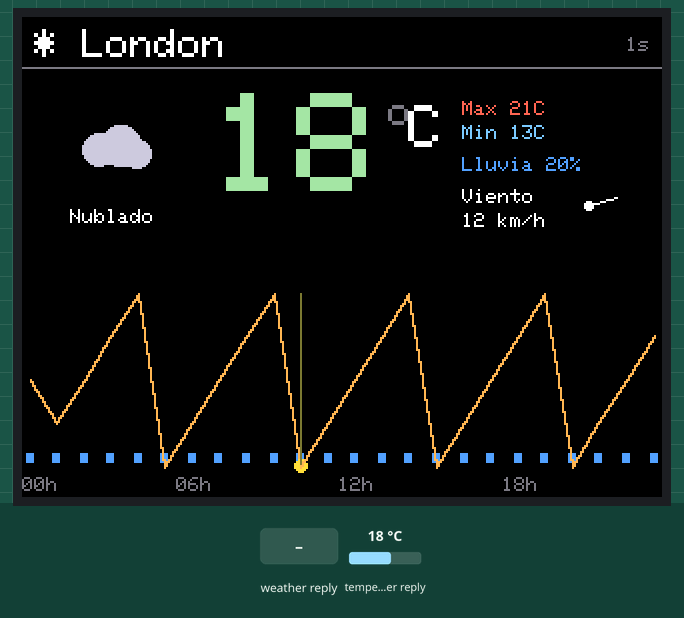
Bench run of a sketch on a simulated ESP32. On the bench: 320×240 colour display. Inputs (shaded band) come from the test bench; at power-on: temperature in the weather reply 18 °C. WiFi joins after 1.5 s; servers stay silent unless stated; web services answer with replies made up by the test bench; not simulated (calls return 0 or success): secrets.h; what the sketch prints to the serial monitor is not drawn.

Above: at 3.7 s.
3.8 s: weather in the web reply set to Clear
At 12.2 s:
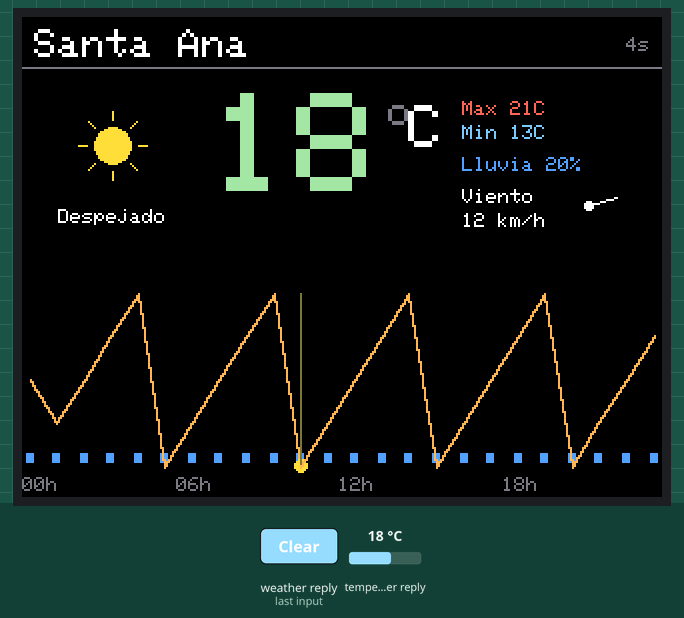
12.3 s: weather in the web reply set to Rain
At 17.5 s:
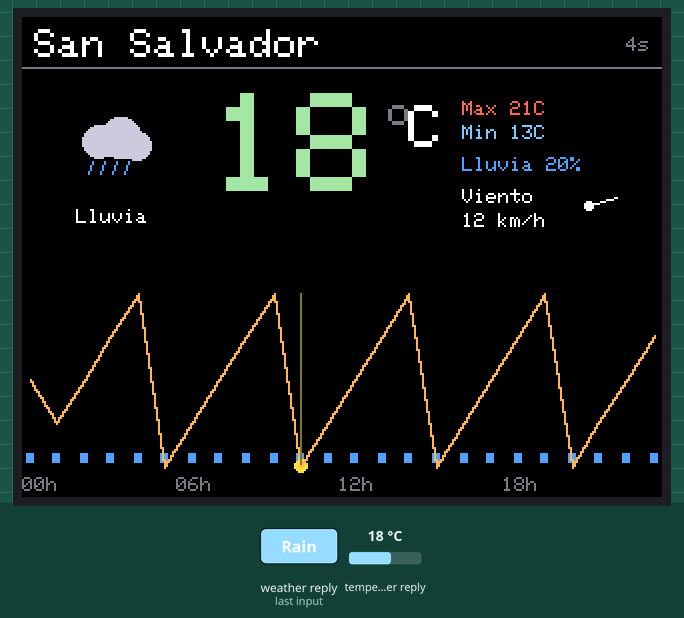
17.6 s: weather in the web reply set to Snow
At 22.8 s:
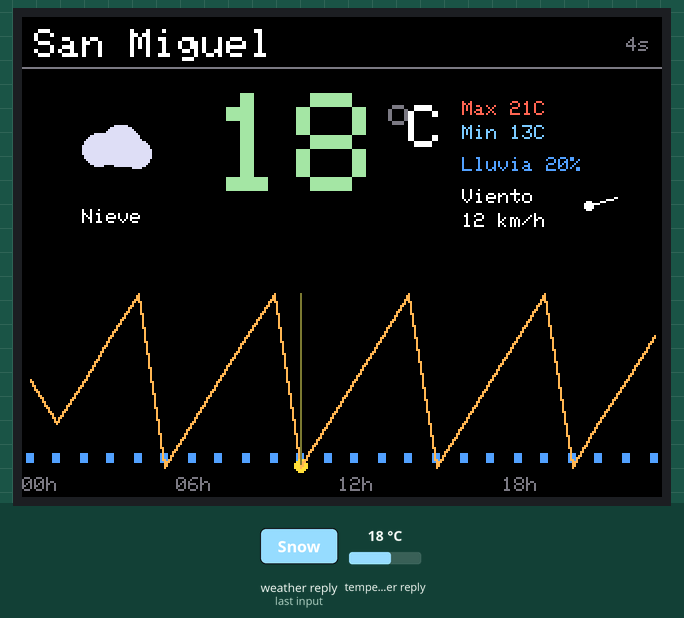
22.9 s: weather in the web reply set to Thunderstorm
At 28.1 s:
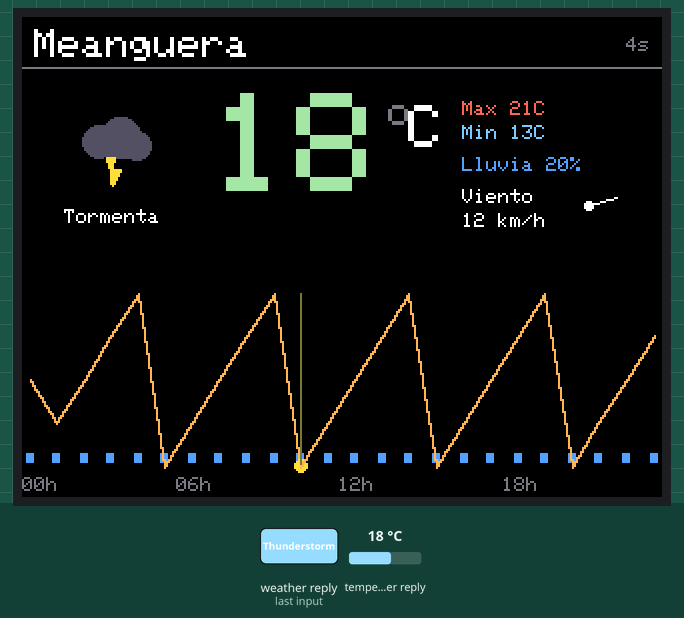
28.2 s: weather in the web reply set to Mist
At 33.5 s:
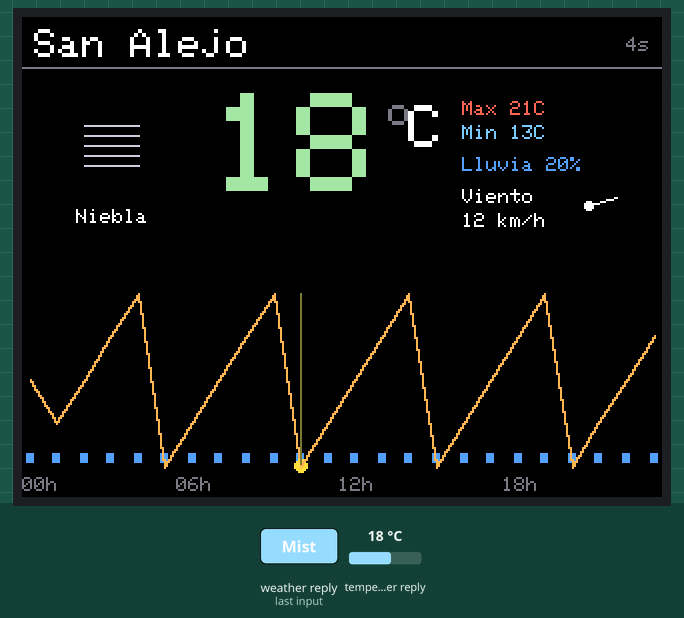
33.6 s: temperature in the weather reply set to -14 °C
At 35.2 s:
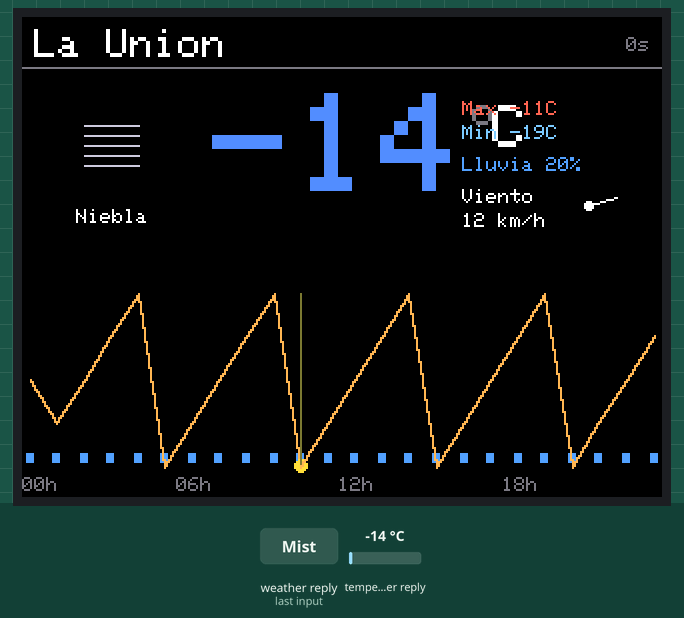

Measured:
- after the input at 3.8 s, the display: first differs from a run without the input after 4.0 s (image 1 shows a later state)
- after the input at 12.3 s, the display: first changes after 0.85 s (image 2 shows a later state)
- after the input at 17.6 s, the display: first changes after 0.87 s (image 3 shows a later state)
- after the input at 22.9 s, the display: first changes after 0.88 s (image 4 shows a later state)
- after the input at 28.2 s, the display: first changes after 0.89 s (image 5 shows a later state)

The sketch:

tft_weather_esp32.ino
```cpp
/*
 * Clima ESP32 + ST7789V (240x320, landscape).
 *
 * - Detecta ubicación al arrancar via http://ip-api.com/json/
 * - Cicla cada 5 s entre: ubicación detectada + ciudades fijas de El Salvador
 * - Datos de Open-Meteo (sin API key): clima actual, max/min, % lluvia, viento,
 *   curva de temperatura 24h con barras de probabilidad de lluvia
 *
 * Requiere: secrets.h con WIFI_SSID y WIFI_PASS
 */

#include <SPI.h>
#include <Adafruit_GFX.h>
#include <Adafruit_ST7789.h>
#include <WiFi.h>
#include <WiFiClient.h>           // ip-api es HTTP plano
#include <WiFiClientSecure.h>
#include <HTTPClient.h>
#include <ArduinoJson.h>
#include "secrets.h"

#define TFT_CS   16
#define TFT_DC   17
#define TFT_RST  21

Adafruit_ST7789 tft = Adafruit_ST7789(TFT_CS, TFT_DC, TFT_RST);

struct City {
    char  name[24];
    float lat, lon;
    bool  isAuto;
};

// Slot 0 = auto-detectada (se llena al arrancar). El resto fijas.
City cities[] = {
    { "Mi ubicacion",   0.0f,    0.0f,    true  },
    { "Santa Ana",      13.9942f, -89.5594f, false },
    { "San Salvador",   13.6929f, -89.2182f, false },
    { "San Miguel",     13.4833f, -88.1833f, false },
    { "Meanguera",      13.7333f, -88.0667f, false },  // Morazán
    { "San Alejo",      13.4333f, -87.9667f, false },
    { "La Union",       13.3369f, -87.8439f, false },
};
const uint8_t NUM_CITIES = sizeof(cities) / sizeof(cities[0]);

const uint32_t SWITCH_MS    = 5000UL;
const uint32_t WEATHER_TTL  = 10UL * 60UL * 1000UL;  // refetch cada 10 min

struct WeatherData {
    bool     valid;
    uint32_t lastFetchMs;
    float    tempNow;
    float    windSpeed;
    int16_t  windDir;
    int16_t  codeNow;
    bool     isDay;
    float    tempMin, tempMax;
    int16_t  codeDaily;
    int16_t  precipMaxPct;
    float    hourlyTemp[24];
    int8_t   hourlyPrecip[24];
    uint8_t  hourlyCount;
    int8_t   currentHourIdx;
};

WeatherData cache[NUM_CITIES];
uint8_t  currentIdx = 1;   // empieza después del auto (que carga al arrancar)
uint32_t lastSwitch = 0;
bool     wifiOk = false;
bool     autoDetected = false;

// Layout 320x240
const int16_t SCR_W   = 320;
const int16_t SCR_H   = 240;
const int16_t HEAD_H  = 26;
const int16_t MAIN_Y  = HEAD_H;
const int16_t MAIN_H  = 110;
const int16_t CHART_Y = MAIN_Y + MAIN_H;
const int16_t CHART_H = SCR_H - CHART_Y - 14;
const int16_t LBL_Y   = SCR_H - 12;

uint16_t COL_TEXT, COL_DIM, COL_TEMP, COL_HOT, COL_COLD, COL_RAIN, COL_SUN, COL_CLOUD;

// ---------- WiFi ----------
static void connectWiFi() {
    WiFi.mode(WIFI_STA);
    WiFi.begin(WIFI_SSID, WIFI_PASS);
    Serial.print("WiFi");
    int tries = 0;
    while (WiFi.status() != WL_CONNECTED && tries < 40) {
        delay(250);
        Serial.print(".");
        tries++;
    }
    wifiOk = (WiFi.status() == WL_CONNECTED);
    if (wifiOk) Serial.printf("\nIP: %s\n", WiFi.localIP().toString().c_str());
    else Serial.println(" FAIL");
}

// ---------- HTTP helpers ----------
static bool httpGetPlain(const String& url, String& out) {
    WiFiClient client;
    HTTPClient http;
    if (!http.begin(client, url)) return false;
    http.setTimeout(8000);
    int code = http.GET();
    if (code != HTTP_CODE_OK) {
        Serial.printf("HTTP %d -> %s\n", code, url.c_str());
        http.end();
        return false;
    }
    out = http.getString();
    http.end();
    return true;
}

static bool httpsGet(const String& url, String& out) {
    WiFiClientSecure client;
    client.setInsecure();
    HTTPClient https;
    if (!https.begin(client, url)) return false;
    https.setTimeout(10000);
    int code = https.GET();
    if (code != HTTP_CODE_OK) {
        Serial.printf("HTTPS %d -> %s\n", code, url.c_str());
        https.end();
        return false;
    }
    out = https.getString();
    https.end();
    return true;
}

// ---------- IP geolocation ----------
static bool detectLocation(City& dst) {
    String body;
    if (!httpGetPlain("http://ip-api.com/json/", body)) return false;
    JsonDocument doc;
    if (deserializeJson(doc, body)) return false;
    if (strcmp(doc["status"] | "", "success") != 0) return false;

    const char* city = doc["city"] | "Local";
    float lat = doc["lat"] | 0.0f;
    float lon = doc["lon"] | 0.0f;
    if (lat == 0 && lon == 0) return false;

    snprintf(dst.name, sizeof(dst.name), "* %s", city);
    dst.lat = lat;
    dst.lon = lon;
    Serial.printf("Auto: %s (%.4f, %.4f)\n", dst.name, lat, lon);
    return true;
}

// ---------- Open-Meteo ----------
static bool fetchWeather(const City& c, WeatherData& dst) {
    char url[256];
    snprintf(url, sizeof(url),
        "https://api.open-meteo.com/v1/forecast"
        "?latitude=%.4f&longitude=%.4f"
        "&current_weather=true"
        "&daily=temperature_2m_max,temperature_2m_min,weather_code,precipitation_probability_max"
        "&hourly=temperature_2m,precipitation_probability"
        "&forecast_days=1&timezone=auto",
        c.lat, c.lon);

    String body;
    if (!httpsGet(String(url), body)) return false;

    JsonDocument doc;
    DeserializationError err = deserializeJson(doc, body);
    if (err) {
        Serial.printf("JSON err: %s\n", err.c_str());
        return false;
    }

    JsonObject cw = doc["current_weather"].as<JsonObject>();
    if (cw.isNull()) return false;
    dst.tempNow   = cw["temperature"]   | 0.0f;
    dst.windSpeed = cw["windspeed"]     | 0.0f;
    dst.windDir   = cw["winddirection"] | 0;
    dst.codeNow   = cw["weathercode"]   | 0;
    dst.isDay     = (cw["is_day"]       | 1) != 0;

    // hora actual (campo "time" tipo "2026-04-18T08:45")
    const char* t = cw["time"] | "";
    int hh = 0;
    if (strlen(t) >= 13) {
        hh = (t[11] - '0') * 10 + (t[12] - '0');
    }
    dst.currentHourIdx = hh;

    JsonObject daily = doc["daily"].as<JsonObject>();
    dst.tempMax     = daily["temperature_2m_max"][0]          | 0.0f;
    dst.tempMin     = daily["temperature_2m_min"][0]          | 0.0f;
    dst.codeDaily   = daily["weather_code"][0]                | 0;
    dst.precipMaxPct= daily["precipitation_probability_max"][0] | 0;

    JsonArray ht = doc["hourly"]["temperature_2m"].as<JsonArray>();
    JsonArray hp = doc["hourly"]["precipitation_probability"].as<JsonArray>();
    uint8_t n = 0;
    for (JsonVariant v : ht) {
        if (n >= 24) break;
        dst.hourlyTemp[n++] = v.as<float>();
    }
    dst.hourlyCount = n;
    n = 0;
    for (JsonVariant v : hp) {
        if (n >= 24) break;
        dst.hourlyPrecip[n++] = v.as<int>();
    }

    dst.valid = true;
    dst.lastFetchMs = millis();
    return true;
}

static bool ensureFresh(uint8_t i) {
    if (!wifiOk) return false;
    uint32_t now = millis();
    WeatherData& w = cache[i];
    if (!w.valid || (now - w.lastFetchMs) > WEATHER_TTL) {
        Serial.printf("Clima %s\n", cities[i].name);
        return fetchWeather(cities[i], w);
    }
    return true;
}

// ---------- Weather code → texto/color ----------
static const char* weatherDesc(int code) {
    if (code == 0) return "Despejado";
    if (code <= 2) return "Pocas nubes";
    if (code == 3) return "Nublado";
    if (code <= 48) return "Niebla";
    if (code <= 57) return "Llovizna";
    if (code <= 65) return "Lluvia";
    if (code <= 67) return "Lluvia helada";
    if (code <= 77) return "Nieve";
    if (code <= 82) return "Aguacero";
    if (code <= 86) return "Nieve";
    if (code <= 99) return "Tormenta";
    return "?";
}

// ---------- Iconos (32x32 centrados en (cx,cy)) ----------
static void iconSun(int cx, int cy, bool day) {
    uint16_t c = day ? COL_SUN : tft.color565(180, 180, 220);
    tft.fillCircle(cx, cy, 9, c);
    // 8 rayos
    for (int a = 0; a < 8; a++) {
        float ang = a * (PI / 4);
        int x1 = cx + (int)(cos(ang) * 13);
        int y1 = cy + (int)(sin(ang) * 13);
        int x2 = cx + (int)(cos(ang) * 17);
        int y2 = cy + (int)(sin(ang) * 17);
        tft.drawLine(x1, y1, x2, y2, c);
    }
}

static void iconCloud(int cx, int cy, uint16_t color) {
    tft.fillCircle(cx - 7, cy + 2, 8, color);
    tft.fillCircle(cx + 4, cy,     10, color);
    tft.fillCircle(cx + 12, cy + 4, 7, color);
    tft.fillRect(cx - 7, cy + 2, 20, 8, color);
}

static void iconPartly(int cx, int cy, bool day) {
    iconSun(cx - 8, cy - 6, day);
    iconCloud(cx + 4, cy + 6, COL_CLOUD);
}

static void iconRain(int cx, int cy) {
    iconCloud(cx, cy - 4, COL_CLOUD);
    for (int i = -10; i <= 12; i += 6) {
        tft.drawLine(cx + i, cy + 8, cx + i - 2, cy + 14, COL_RAIN);
    }
}

static void iconStorm(int cx, int cy) {
    iconCloud(cx, cy - 4, tft.color565(80, 80, 100));
    // bolt
    int bx = cx, by = cy + 6;
    tft.fillTriangle(bx - 3, by, bx + 1, by, bx - 1, by + 6, COL_SUN);
    tft.fillTriangle(bx - 1, by + 6, bx + 4, by + 6, bx + 0, by + 14, COL_SUN);
}

static void iconFog(int cx, int cy) {
    for (int i = -10; i <= 10; i += 5) {
        tft.drawFastHLine(cx - 14, cy + i, 28, COL_CLOUD);
    }
}

static void drawIcon(int cx, int cy, int code, bool day) {
    if (code == 0)               iconSun(cx, cy, day);
    else if (code <= 2)          iconPartly(cx, cy, day);
    else if (code == 3)          iconCloud(cx, cy, COL_CLOUD);
    else if (code <= 48)         iconFog(cx, cy);
    else if (code <= 67)         iconRain(cx, cy);
    else if (code <= 77)         iconCloud(cx, cy, tft.color565(220, 220, 240));
    else if (code <= 86)         iconRain(cx, cy);
    else if (code <= 99)         iconStorm(cx, cy);
    else                         iconCloud(cx, cy, COL_CLOUD);
}

// Color de la temperatura según valor (azul→amarillo→rojo)
static uint16_t tempColor(float t) {
    if (t < 10)  return tft.color565(80, 140, 255);
    if (t < 18)  return tft.color565(120, 200, 255);
    if (t < 25)  return tft.color565(160, 230, 160);
    if (t < 30)  return tft.color565(255, 220, 100);
    if (t < 35)  return tft.color565(255, 150, 60);
    return tft.color565(255, 80, 60);
}

// ---------- Render ----------
static void drawHeader(uint8_t i) {
    const City& c = cities[i];
    const WeatherData& w = cache[i];

    tft.fillRect(0, 0, SCR_W, HEAD_H, ST77XX_BLACK);
    tft.setTextColor(COL_TEXT);
    tft.setTextSize(2);
    tft.setCursor(6, 6);
    tft.print(c.name);

    if (w.valid) {
        // edad del fetch
        uint32_t age = (millis() - w.lastFetchMs) / 1000UL;
        char buf[24];
        if (age < 60)        snprintf(buf, sizeof(buf), "%us", (unsigned)age);
        else                 snprintf(buf, sizeof(buf), "%um", (unsigned)(age / 60));
        tft.setTextSize(1);
        tft.setTextColor(COL_DIM);
        int16_t x = SCR_W - 6 * (int)strlen(buf) - 6;
        tft.setCursor(x, 10);
        tft.print(buf);
    }
    tft.drawFastHLine(0, HEAD_H - 1, SCR_W, COL_DIM);
}

static void drawMain(uint8_t i) {
    const WeatherData& w = cache[i];
    tft.fillRect(0, MAIN_Y, SCR_W, MAIN_H, ST77XX_BLACK);
    if (!w.valid) {
        tft.setTextColor(COL_DIM);
        tft.setTextSize(2);
        tft.setCursor(60, MAIN_Y + 40);
        tft.print("Cargando...");
        return;
    }

    // Icono grande izquierda
    drawIcon(45, MAIN_Y + 38, w.codeNow, w.isDay);

    // Temperatura GIGANTE centro
    char buf[16];
    snprintf(buf, sizeof(buf), "%.0f", w.tempNow);
    tft.setTextSize(7);
    tft.setTextColor(tempColor(w.tempNow));
    tft.setCursor(95, MAIN_Y + 12);
    tft.print(buf);
    // °C pequeño al lado
    int tw = strlen(buf) * 6 * 7;  // ancho aprox del texto
    tft.setTextSize(2);
    tft.setTextColor(COL_DIM);
    tft.setCursor(95 + tw + 4, MAIN_Y + 14);
    tft.print("o");
    tft.setTextSize(3);
    tft.setTextColor(COL_TEXT);
    tft.setCursor(95 + tw + 14, MAIN_Y + 18);
    tft.print("C");

    // Descripción debajo del icono
    tft.setTextSize(1);
    tft.setTextColor(COL_TEXT);
    const char* desc = weatherDesc(w.codeNow);
    int16_t descX = 45 - (int)strlen(desc) * 3;
    if (descX < 4) descX = 4;
    tft.setCursor(descX, MAIN_Y + 70);
    tft.print(desc);

    // Stats derecha
    int16_t sx = 220;
    int16_t sy = MAIN_Y + 16;
    tft.setTextSize(1);

    tft.setTextColor(COL_HOT);
    tft.setCursor(sx, sy);
    tft.printf("Max %.0fC", w.tempMax);

    tft.setTextColor(COL_COLD);
    tft.setCursor(sx, sy + 12);
    tft.printf("Min %.0fC", w.tempMin);

    tft.setTextColor(COL_RAIN);
    tft.setCursor(sx, sy + 28);
    tft.printf("Lluvia %d%%", w.precipMaxPct);

    tft.setTextColor(COL_TEXT);
    tft.setCursor(sx, sy + 44);
    tft.printf("Viento");
    tft.setCursor(sx, sy + 56);
    tft.printf("%.0f km/h", w.windSpeed);

    // mini-flecha de dirección viento (rotada)
    int ax = sx + 70, ay = sy + 50;
    float angRad = (w.windDir - 90) * PI / 180.0f;
    int hx = ax + (int)(cos(angRad) * 8);
    int hy = ay + (int)(sin(angRad) * 8);
    int tx = ax - (int)(cos(angRad) * 8);
    int ty = ay - (int)(sin(angRad) * 8);
    tft.drawLine(tx, ty, hx, hy, COL_TEXT);
    // pequeña punta
    tft.fillCircle(hx, hy, 2, COL_TEXT);
}

static void drawChart(uint8_t i) {
    const WeatherData& w = cache[i];
    tft.fillRect(0, CHART_Y, SCR_W, CHART_H + 14, ST77XX_BLACK);
    if (!w.valid || w.hourlyCount == 0) return;

    // min/max para escalar
    float mn = w.hourlyTemp[0], mx = w.hourlyTemp[0];
    for (uint8_t k = 1; k < w.hourlyCount; k++) {
        if (w.hourlyTemp[k] < mn) mn = w.hourlyTemp[k];
        if (w.hourlyTemp[k] > mx) mx = w.hourlyTemp[k];
    }
    float range = mx - mn;
    if (range < 1.0f) range = 1.0f;

    int16_t left = 4;
    int16_t right = SCR_W - 4;
    int16_t top = CHART_Y + 2;
    int16_t bot = CHART_Y + CHART_H - 2;
    float xStep = (float)(right - left) / (w.hourlyCount - 1);

    // barras de probabilidad de lluvia (azules, abajo)
    int16_t pBaseY = bot - 1;
    int16_t pMaxH = (CHART_H - 4) / 3;
    for (uint8_t k = 0; k < w.hourlyCount; k++) {
        if (w.hourlyPrecip[k] <= 0) continue;
        int16_t x = left + (int16_t)(k * xStep);
        int16_t h = (int16_t)(w.hourlyPrecip[k] * pMaxH / 100);
        if (h < 1) h = 1;
        tft.fillRect(x - 2, pBaseY - h, 4, h, COL_RAIN);
    }

    // línea de temperatura
    int16_t prevX = -1, prevY = -1;
    for (uint8_t k = 0; k < w.hourlyCount; k++) {
        int16_t x = left + (int16_t)(k * xStep);
        float frac = (mx - w.hourlyTemp[k]) / range;
        int16_t y = top + (int16_t)(frac * (bot - top));
        if (prevX >= 0) {
            tft.drawLine(prevX, prevY, x, y, COL_TEMP);
            tft.drawLine(prevX, prevY + 1, x, y + 1, COL_TEMP);  // grueso
        }
        // marca hora actual
        if (k == w.currentHourIdx) {
            tft.fillCircle(x, y, 3, COL_SUN);
            tft.drawFastVLine(x, top, bot - top, tft.color565(120, 120, 50));
        }
        prevX = x; prevY = y;
    }

    // labels de hora abajo: 0h, 6h, 12h, 18h
    tft.setTextSize(1);
    tft.setTextColor(COL_DIM);
    const int hours[] = { 0, 6, 12, 18 };
    for (int h : hours) {
        int16_t x = left + (int16_t)(h * xStep);
        char buf[8];
        snprintf(buf, sizeof(buf), "%02dh", h);
        int16_t lx = x - 8;
        if (lx < 0) lx = 0;
        tft.setCursor(lx, LBL_Y + 2);
        tft.print(buf);
    }
}

static void renderAll(uint8_t i) {
    drawHeader(i);
    drawMain(i);
    drawChart(i);
}

static void showMessage(const char* msg, uint16_t color) {
    tft.fillScreen(ST77XX_BLACK);
    tft.setTextColor(color);
    tft.setTextSize(2);
    int16_t len = strlen(msg);
    int16_t x = (SCR_W - len * 12) / 2;
    if (x < 4) x = 4;
    tft.setCursor(x, SCR_H / 2 - 8);
    tft.print(msg);
}

void setup() {
    Serial.begin(115200);
    delay(50);

    tft.init(240, 320, SPI_MODE3);
    tft.setSPISpeed(20000000UL);
    tft.setRotation(1);
    tft.invertDisplay(false);
    tft.fillScreen(ST77XX_BLACK);

    COL_TEXT  = ST77XX_WHITE;
    COL_DIM   = tft.color565(120, 120, 130);
    COL_TEMP  = tft.color565(255, 180, 80);
    COL_HOT   = tft.color565(255, 100, 80);
    COL_COLD  = tft.color565(120, 200, 255);
    COL_RAIN  = tft.color565(80, 160, 255);
    COL_SUN   = tft.color565(255, 220, 60);
    COL_CLOUD = tft.color565(200, 200, 220);

    for (uint8_t i = 0; i < NUM_CITIES; i++) cache[i] = WeatherData{};

    showMessage("Conectando WiFi...", COL_TEXT);
    connectWiFi();
    if (!wifiOk) { showMessage("WiFi fallo", COL_HOT); return; }

    showMessage("Detectando ubicacion...", COL_TEXT);
    autoDetected = detectLocation(cities[0]);
    if (!autoDetected) {
        // si falla, salta el slot 0 (lat/lon en 0,0)
        Serial.println("Auto-loc fallo, continuando con ciudades fijas");
        currentIdx = 1;
    } else {
        currentIdx = 0;
    }

    showMessage("Cargando clima...", COL_TEXT);
    ensureFresh(currentIdx);
    renderAll(currentIdx);
    lastSwitch = millis();
}

void loop() {
    if (!wifiOk) return;
    uint32_t now = millis();

    if (now - lastSwitch >= SWITCH_MS) {
        // siguiente ciudad válida
        for (int safety = 0; safety < NUM_CITIES; safety++) {
            currentIdx = (currentIdx + 1) % NUM_CITIES;
            if (currentIdx == 0 && !autoDetected) continue;
            break;
        }
        bool ok = ensureFresh(currentIdx);
        if (ok) renderAll(currentIdx);
        else {
            char err[40];
            snprintf(err, sizeof(err), "%s: error", cities[currentIdx].name);
            showMessage(err, COL_HOT);
        }
        lastSwitch = millis();
        return;
    }

    // refresca el contador de edad cada 1s
    static uint32_t lastHdrRedraw = 0;
    if (now - lastHdrRedraw > 1000) {
        if (cache[currentIdx].valid) drawHeader(currentIdx);
        lastHdrRedraw = now;
    }
}
```
